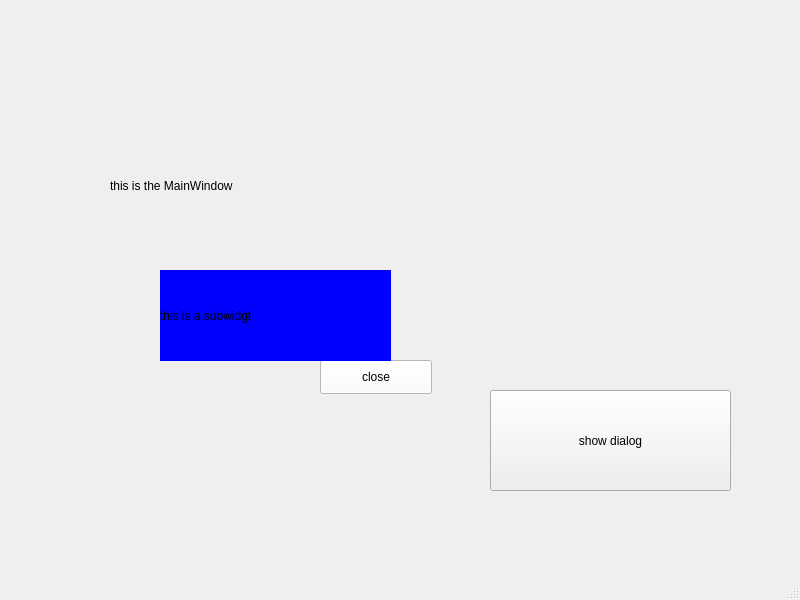
<?xml version="1.0" encoding="UTF-8"?>
<ui version="4.0">
 <class>MainWindow</class>
 <widget class="QMainWindow" name="MainWindow">
  <property name="geometry">
   <rect>
    <x>0</x>
    <y>0</y>
    <width>800</width>
    <height>600</height>
   </rect>
  </property>
  <property name="windowTitle">
   <string>MainWindow</string>
  </property>
  <widget class="QWidget" name="centralwidget">
   <widget class="QLabel" name="label">
    <property name="geometry">
     <rect>
      <x>110</x>
      <y>120</y>
      <width>311</width>
      <height>131</height>
     </rect>
    </property>
    <property name="text">
     <string>this is the MainWindow</string>
    </property>
   </widget>
   <widget class="QPushButton" name="pushButton">
    <property name="geometry">
     <rect>
      <x>490</x>
      <y>390</y>
      <width>241</width>
      <height>101</height>
     </rect>
    </property>
    <property name="text">
     <string>show dialog</string>
    </property>
   </widget>
   <widget class="QWidget" name="widget" native="true">
    <property name="geometry">
     <rect>
      <x>140</x>
      <y>240</y>
      <width>341</width>
      <height>181</height>
     </rect>
    </property>
    <widget class="QPushButton" name="pushButton_2">
     <property name="geometry">
      <rect>
       <x>180</x>
       <y>120</y>
       <width>112</width>
       <height>34</height>
      </rect>
     </property>
     <property name="styleSheet">
      <string notr="true">
background-color: rgb(255, 255, 255);</string>
     </property>
     <property name="text">
      <string>close</string>
     </property>
    </widget>
    <widget class="QLabel" name="label_2">
     <property name="geometry">
      <rect>
       <x>20</x>
       <y>30</y>
       <width>231</width>
       <height>91</height>
      </rect>
     </property>
     <property name="styleSheet">
      <string notr="true">background-color: rgb(0, 0, 255);</string>
     </property>
     <property name="text">
      <string>this is a subwidgt</string>
     </property>
    </widget>
   </widget>
  </widget>
  <widget class="QMenuBar" name="menubar">
   <property name="geometry">
    <rect>
     <x>0</x>
     <y>0</y>
     <width>800</width>
     <height>30</height>
    </rect>
   </property>
  </widget>
  <widget class="QStatusBar" name="statusbar"/>
 </widget>
 <resources/>
 <connections/>
</ui>
